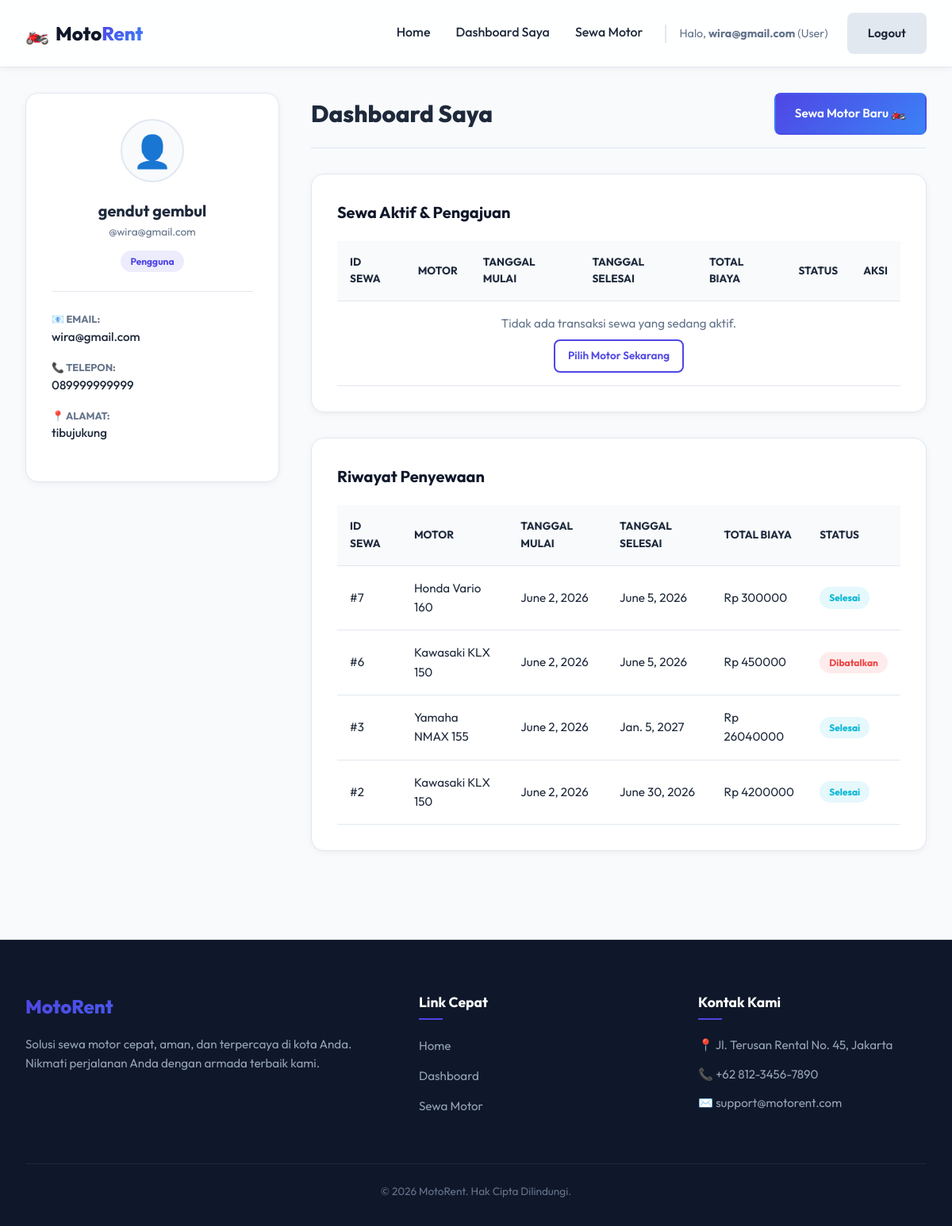
Page /dashboard/ (signed in) on the committed database.
### rental/models.py (models this page shows, shortened)
class UserProfile(models.Model):
    ROLE_CHOICES = [
        ('admin', 'Admin'),
        ('user', 'Pengguna'),
    ]
    user = models.OneToOneField(User, on_delete=models.CASCADE, related_name='profile')
    role = models.CharField(max_length=10, choices=ROLE_CHOICES, default='user')
    phone_number = models.CharField(max_length=15, blank=True, null=True)
    address = models.TextField(blank=True, null=True)

class Rental(models.Model):
    STATUS_CHOICES = [
        ('pending', 'Menunggu Persetujuan'),
        ('approved', 'Disetujui / Aktif'),
        ('completed', 'Selesai'),
        ('cancelled', 'Dibatalkan'),
    ]
    user = models.ForeignKey(User, on_delete=models.CASCADE, related_name='rentals')
    motor = models.ForeignKey(Motor, on_delete=models.CASCADE, related_name='rentals')
    start_date = models.DateField()
    end_date = models.DateField()
    total_price = models.DecimalField(max_digits=12, decimal_places=2, blank=True, null=True)
    status = models.CharField(max_length=20, choices=STATUS_CHOICES, default='pending')
    created_at = models.DateTimeField(auto_now_add=True)

class Motor(models.Model):
    STATUS_CHOICES = [
        ('available', 'Tersedia'),
        ('rented', 'Disewa'),
        ('maintenance', 'Perawatan'),
    ]
    name = models.CharField(max_length=100)
    brand = models.CharField(max_length=50)
    plate_number = models.CharField(max_length=20, unique=True)
    price_per_day = models.DecimalField(max_digits=10, decimal_places=2)
    status = models.CharField(max_length=20, choices=STATUS_CHOICES, default='available')
    image_url = models.CharField(max_length=300, blank=True, null=True, default='/static/images/default_motor.jpg')
    description = models.TextField(blank=True, null=True)

### rental/views.py (the view)
# urls.py: path('dashboard/', views.dashboard_view, name='dashboard'),
@login_required
def dashboard_view(request):
    role = request.user.profile.role
    if role == 'admin':
        return admin_dashboard_view(request)
    return user_dashboard_view(request)

### rental/views.py (called while the page is built)
@login_required
def user_dashboard_view(request):
    user = request.user
    active_rentals = Rental.objects.filter(user=user, status__in=['pending', 'approved']).order_by('-created_at')
    rental_history = Rental.objects.filter(user=user, status__in=['completed', 'cancelled']).order_by('-created_at')
    context = {
        'active_rentals': active_rentals,
        'rental_history': rental_history,
        'role': 'user'
    }
    return render(request, 'user/dashboard.html', context)

### templates/user/dashboard.html (shortened to what this page needs)
{% extends 'base.html' %}
{% block content %}
<div class="dashboard-container">
    <aside class="dashboard-sidebar">
        <div class="profile-card">
            <div class="profile-avatar">👤</div>
            <div class="profile-details">
                <h3>{{ user.first_name }} {{ user.last_name }}</h3>
                <p class="profile-username">@{{ user.username }}</p>
                <span class="badge badge-user">Pengguna</span>
            </div>
            <hr class="divider">
            <div class="profile-info-list">
                <div class="info-item">
                    <span class="info-label">📧 Email:</span>
                    <span class="info-value">{{ user.email }}</span>
                </div>
                <div class="info-item">
                    <span class="info-label">📞 Telepon:</span>
                    <span class="info-value">{{ user.profile.phone_number }}</span>
                </div>
                <div class="info-item">
                    <span class="info-label">📍 Alamat:</span>
                    <span class="info-value">{{ user.profile.address }}</span>
                </div>
            </div>
        </div>
    </aside>
    <section class="dashboard-main">
        <div class="dashboard-header">
            <h2>Dashboard Saya</h2>
            <a href="{% url 'motor_browse' %}" class="btn btn-primary">Sewa Motor Baru 🏍️</a>
        </div>
        <div class="dashboard-section card">
            <h3>Sewa Aktif & Pengajuan</h3>
            <div class="table-responsive">
                <table class="data-table">
                    <thead>
                        <tr>
                            <th>ID Sewa</th>
                            <th>Motor</th>
                            <th>Tanggal Mulai</th>
                            <th>Tanggal Selesai</th>
                            <th>Total Biaya</th>
                            <th>Status</th>
                            <th>Aksi</th>
                        </tr>
                    </thead>
                    <tbody>
                        {% for rental in active_rentals %}
                            <tr>
                                <td><strong>#{{ rental.id }}</strong></td>
                                <td>
                                    <div class="table-motor-info">
                                        <span class="motor-name">{{ rental.motor.brand }} {{ rental.motor.name }}</span>
                                        <span class="motor-plate">{{ rental.motor.plate_number }}</span>
                                    </div>
                                </td>
                                <td>{{ rental.start_date }}</td>
                                <td>{{ rental.end_date }}</td>
                                <td>Rp {{ rental.total_price|floatformat:0 }}</td>
                                <td>
                                    {% if rental.status == 'pending' %}
                                        <span class="badge badge-warning">Menunggu Persetujuan</span>
                                    {% elif rental.status == 'approved' %}
                                        <span class="badge badge-success">Aktif</span>
                                    {% endif %}
                                </td>
                                <td>
                                    {% if rental.status == 'pending' %}
                                        <button onclick="showQrisModal({{ rental.id }}, '{{ rental.total_price|floatformat:0 }}')" class="btn btn-success btn-sm m-b-xs" style="display:block; width:100%;">💳 Bayar QRIS</button>
                                        <a href="{% url 'booking_cancel' rental.id %}" class="btn btn-danger btn-sm" onclick="return confirm('Apakah Anda yakin ingin membatalkan penyewaan ini?');" style="display:block; width:100%;">Batalkan</a>
                                    {% else %}
                                        <span class="text-muted">Tidak ada aksi</span>
                                    {% endif %}
                                </td>
                            </tr>
                        {% empty %}
                            <tr>
                                <td colspan="7" class="text-center text-muted py-lg">
                                    <p>Tidak ada transaksi sewa yang sedang aktif.</p>
                                    <a href="{% url 'motor_browse' %}" class="btn btn-outline btn-sm m-t-sm">Pilih Motor Sekarang</a>
                                </td>
                            </tr>
                        {% endfor %}
                    </tbody>
                </table>
            </div>
        </div>
        <div class="dashboard-section card">
            <h3>Riwayat Penyewaan</h3>
            <div class="table-responsive">
                <table class="data-table">
                    <thead>
                        <tr>
                            <th>ID Sewa</th>
                            <th>Motor</th>
                            <th>Tanggal Mulai</th>
                            <th>Tanggal Selesai</th>
                            <th>Total Biaya</th>
                            <th>Status</th>
                        </tr>
                    </thead>
                    <tbody>
                        {% for rental in rental_history %}
                            <tr>
                                <td>#{{ rental.id }}</td>
                                <td>{{ rental.motor.brand }} {{ rental.motor.name }}</td>
                                <td>{{ rental.start_date }}</td>
                                <td>{{ rental.end_date }}</td>
                                <td>Rp {{ rental.total_price|floatformat:0 }}</td>
                                <td>
                                    {% if rental.status == 'completed' %}
                                        <span class="badge badge-info">Selesai</span>
                                    {% elif rental.status == 'cancelled' %}
                                        <span class="badge badge-danger">Dibatalkan</span>
                                    {% endif %}
                                </td>
                            </tr>
                        {% empty %}
                            <tr>
                                <td colspan="6" class="text-center text-muted py-md">Belum ada riwayat penyewaan.</td>
                            </tr>
                        {% endfor %}
                    </tbody>
                </table>
            </div>
        </div>
    </section>
</div>
            {% load static %}
{% endblock %}

### templates/base.html (shortened to what this page needs)
{% load static %}
<!DOCTYPE html>
<html lang="id">
<head>
    <link rel="stylesheet" href="{% static 'css/style.css' %}">
</head>
<body>
    <header class="navbar-header">
        <div class="nav-container">
            <a href="{% url 'landing' %}" class="brand-logo">
                <span class="logo-icon">🏍️</span>
                <span class="logo-text">Moto<span class="highlight">Rent</span></span>
            </a>
            <nav class="nav-menu">
                <a href="{% url 'landing' %}" class="nav-link">Home</a>
                {% if user.is_authenticated %}
                    {% if user.profile.role == 'admin' %}
                        <a href="{% url 'dashboard' %}" class="nav-link">Dashboard</a>
                        <a href="{% url 'motor_browse' %}" class="nav-link">Sewa Motor</a>
                        <a href="{% url 'motor_list' %}" class="nav-link">Kelola Motor</a>
                        <a href="{% url 'rental_list' %}" class="nav-link">Kelola Sewa</a>
                        <a href="{% url 'user_list' %}" class="nav-link">Daftar Pengguna</a>
                        <a href="/admin/" class="nav-link text-warning" target="_blank">Django Admin</a>
                    {% else %}
                        <a href="{% url 'dashboard' %}" class="nav-link">Dashboard Saya</a>
                        <a href="{% url 'motor_browse' %}" class="nav-link">Sewa Motor</a>
                    {% endif %}
                    <span class="nav-user-greeting">Halo, <strong>{{ user.username }}</strong> ({% if user.profile.role == 'admin' %}Admin{% else %}User{% endif %})</span>
                    <a href="{% url 'logout' %}" class="btn btn-secondary nav-btn">Logout</a>
                {% else %}
                    <a href="{% url 'login' %}" class="nav-link">Login</a>
                    <a href="{% url 'register' %}" class="btn btn-primary nav-btn">Register</a>
                {% endif %}
            </nav>
        </div>
    </header>
    <main class="main-content">
        {% block content %}
        {% endblock %}
    </main>
    <footer class="main-footer">
        <div class="footer-container">
            <div class="footer-brand">
                <h3>MotoRent</h3>
                <p>Solusi sewa motor cepat, aman, dan terpercaya di kota Anda. Nikmati perjalanan Anda dengan armada terbaik kami.</p>
            </div>
            <div class="footer-links">
                <h4>Link Cepat</h4>
                <ul>
                    <li><a href="{% url 'landing' %}">Home</a></li>
                    {% if user.is_authenticated %}
                        <li><a href="{% url 'dashboard' %}">Dashboard</a></li>
                        {% if user.profile.role == 'user' %}
                            <li><a href="{% url 'motor_browse' %}">Sewa Motor</a></li>
                        {% endif %}
                    {% else %}
                        <li><a href="{% url 'login' %}">Login</a></li>
                        <li><a href="{% url 'register' %}">Register</a></li>
                    {% endif %}
                </ul>
            </div>
            <div class="footer-contact">
                <h4>Kontak Kami</h4>
                <p>📍 Jl. Terusan Rental No. 45, Jakarta</p>
                <p>📞 +62 812-3456-7890</p>
                <p>✉️ support@motorent.com</p>
            </div>
        </div>
        <div class="footer-bottom">
            <p>&copy; 2026 MotoRent. Hak Cipta Dilindungi.</p>
        </div>
    </footer>
</body>
</html>

### rows in the picture
Rental: id "7", motor.brand "Honda", motor.name "Vario 160", start_date "June 2, 2026", end_date "June 5, 2026", total_price "300000", status "Selesai"
Rental: id "6", motor.brand "Kawasaki", motor.name "KLX 150", start_date "June 2, 2026", end_date "June 5, 2026", total_price "450000", status "Dibatalkan"
Rental: id "3", motor.brand "Yamaha", motor.name "NMAX 155", start_date "June 2, 2026", end_date "Jan. 5, 2027", total_price "26040000", status "Selesai"
Rental: id "2", motor.brand "Kawasaki", motor.name "KLX 150", start_date "June 2, 2026", end_date "June 30, 2026", total_price "4200000", status "Selesai"

### other values in the picture
{{ user.username }} "wira@gmail.com"
{{ user.first_name }} "gendut"
{{ user.last_name }} "gembul"
{{ user.email }} "wira@gmail.com"
{{ user.profile.phone_number }} "089999999999"
{{ user.profile.address }} "tibujukung"
